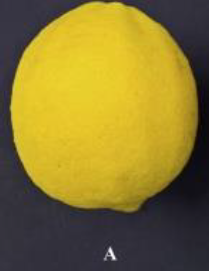
#> input picture Exercise_1/Question_5/LemonA.png, 209 x 271 px, found by its file name
$ python LemonDitection.py
#> lines starting #> are read from the running program, lines starting #| are printed output that depends on the picture; after the words box and inside, x2 and y2 are one past the last pixel; in counts of white or black regions, pixels touching at a corner belong together
import cv2
import numpy as np
import matplotlib.pyplot as plt
import os

def rgb_to_hsv_manual(r, g, b):
    """Tính HSV theo công thức chuẩn"""
    # Chuẩn hóa về [0,1]
    r, g, b = r/255.0, g/255.0, b/255.0

    # Tính V (Value)
    V = max(r, g, b)
    min_val = min(r, g, b)

    # Tính S (Saturation)
    if V != 0:
        S = (V - min_val) / V
    else:
        S = 0

    # Tính H (Hue)
    if V == min_val:  # Grayscale
        H = 0
    else:
        if V == r:  # Red is max
            H = 60 * (g - b) / (V - min_val)
        elif V == g:  # Green is max
            H = 120 + 60 * (b - r) / (V - min_val)
        else:  # Blue is max
            H = 240 + 60 * (r - g) / (V - min_val)

    # Đảm bảo H trong khoảng [0, 360)
    if H < 0:
        H += 360

    return H, S * 100, V * 100  # Trả về H(0-360), S(0-100), V(0-100)

def classify_lemon(img_path):
#> called with img_path = 'Exercise_1/Question_5/lemonA.png'
    img = cv2.imread(img_path)
#> img is the input picture: shape (271, 209, 3); mean B, G, R 46.5, 119.6, 137.1
    if img is None:
        print(f"Không thể đọc ảnh {img_path}")
        return None, None, None

    # Tạo mask để loại bỏ background
    hsv = cv2.cvtColor(img, cv2.COLOR_BGR2HSV)
#> hsv: shape (271, 209, 3); mean H, S, V 65.5, 140.2, 141
    mask = cv2.inRange(hsv, (0, 50, 50), (180, 255, 255))
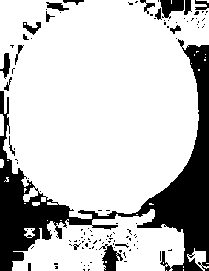
#> mask: shape (271, 209); 78% white; 118 black regions (98 under 20 px), largest, box (x1, y1, x2, y2) and area: (0, 39, 209, 271) 10574, (99, 244, 123, 271) 317, (160, 0, 184, 19) 296

    # Tính Hue theo công thức manual chuẩn
    img_rgb = cv2.cvtColor(img, cv2.COLOR_BGR2RGB)
    mask_rgb = mask > 0

    if np.sum(mask_rgb) > 0:
        mean_b = np.mean(img[mask_rgb][:, 0])  # Blue channel
#> mean_b = 46.35
        mean_g = np.mean(img[mask_rgb][:, 1])  # Green channel
#> mean_g = 142.3
        mean_r = np.mean(img[mask_rgb][:, 2])  # Red channel
#> mean_r = 164.2

        H, S, V = rgb_to_hsv_manual(mean_r, mean_g, mean_b)
#> in rgb_to_hsv_manual, `r, g, b = r/255.0, g/255.0, b/255.0`: r = 0.644; g = 0.558; b = 0.182
#> in rgb_to_hsv_manual, `V = max(r, g, b)`: V = 0.644
#> in rgb_to_hsv_manual, `min_val = min(r, g, b)`: min_val = 0.182
#> in rgb_to_hsv_manual, `S = (V - min_val) / V`: S = 0.718
#> in rgb_to_hsv_manual, `H = 60 * (g - b) / (V - min_val)`: H = 48.86
#> H = 48.86; S = 71.76; V = 64.37

        print(f"\n{img_path}")
        print(f"Mean RGB: R={mean_r:.1f}, G={mean_g:.1f}, B={mean_b:.1f}")
#| Mean RGB: R=164.2, G=142.3, B=46.4
        print(f"Manual Hue: {H:.2f}°")
#| Manual Hue: 48.86°
    else:
        H = 0
        print(f"No valid pixels found in mask for {img_path}")

    # Phân loại dựa trên Hue manual
    if 40 <= H <= 55:
        result = "Good (Yellow)"
    elif 56 < H <= 65:
        result = "Acceptable (Yellow-Green)"
    elif H > 65:
        result = "Bad (Green)"
    else:
        result = "Unknown"

    return img_rgb, result, H

# Danh sách ảnh
BASE_DIR = os.path.dirname(os.path.abspath(__file__))
images = [
    (os.path.join(BASE_DIR, "lemonA.png"), "Lemon A"),
    (os.path.join(BASE_DIR, "lemonB.png"), "Lemon B"),
    (os.path.join(BASE_DIR, "lemonC.png"), "Lemon C")
]

plt.figure(figsize=(12, 4))

for i, (path, name) in enumerate(images, 1):
    img, result, H = classify_lemon(path)
#> result = 'Good (Yellow)'; H = 48.86
    if img is not None:
        plt.subplot(1, 3, i)
        plt.imshow(img)
        plt.title(f"{name}\n{result}\nHue={H:.2f}°")
        plt.axis("off")
#> pass 2 of the loop `for i, (path, name) in enumerate(images, 1):`:
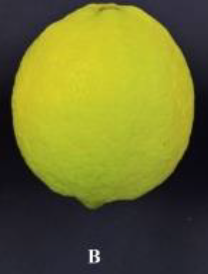
#> input picture Exercise_1/Question_5/LemonB.png, 208 x 274 px, found by its file name
#> in classify_lemon, img is the input picture: shape (274, 208, 3); mean B, G, R 43.2, 110.4, 109.1
#> hsv: shape (274, 208, 3); mean H, S, V 71.6, 134, 116.3
#> in classify_lemon (call 2), `mask = cv2.inRange(hsv, (0, 50, 50), (180, 255, 255))`:
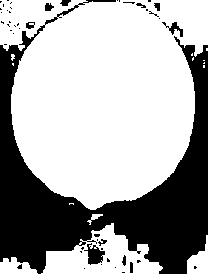
#> mask: shape (274, 208); 66.5% white; 49 black regions (38 under 20 px), largest, box (x1, y1, x2, y2) and area: (0, 0, 208, 274) 18268, (84, 243, 105, 265) 247, (162, 22, 183, 37) 108
#> img_rgb: shape (274, 208, 3)
#> mean_b = 46.94
#> mean_g = 151.5
#> mean_r = 149.2
#> in classify_lemon (call 2), `H, S, V = rgb_to_hsv_manual(mean_r, mean_g, mean_b)`: H = 61.34; S = 69.02; V = 59.41
#| Mean RGB: R=149.2, G=151.5, B=46.9
#| Manual Hue: 61.34°
#> `img, result, H = classify_lemon(path)`: result = 'Acceptable (Yellow-Green)'; H = 61.34
#> pass 3 of the loop `for i, (path, name) in enumerate(images, 1):`:
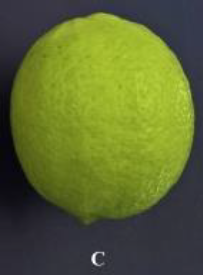
#> input picture Exercise_1/Question_5/LemonC.png, 203 x 275 px, found by its file name
#> in classify_lemon, img is the input picture: shape (275, 203, 3); mean B, G, R 47.5, 104.4, 93
#> hsv: shape (275, 203, 3); mean H, S, V 70.8, 128.3, 109.1
#> in classify_lemon (call 3), `mask = cv2.inRange(hsv, (0, 50, 50), (180, 255, 255))`:
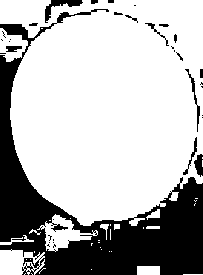
#> mask: shape (275, 203); 71.9% white; 35 black regions (21 under 20 px), largest, box (x1, y1, x2, y2) and area: (0, 9, 203, 275) 14643, (45, 0, 83, 23) 261, (185, 69, 200, 132) 143
#> img_rgb: shape (275, 203, 3)
#> mean_b = 45.82
#> mean_g = 127.9
#> mean_r = 112.2
#> in classify_lemon (call 3), `H, S, V = rgb_to_hsv_manual(mean_r, mean_g, mean_b)`: H = 71.45; S = 64.17; V = 50.16
#| Mean RGB: R=112.2, G=127.9, B=45.8
#| Manual Hue: 71.45°
#> `img, result, H = classify_lemon(path)`: result = 'Bad (Green)'; H = 71.45

plt.tight_layout()
plt.show()
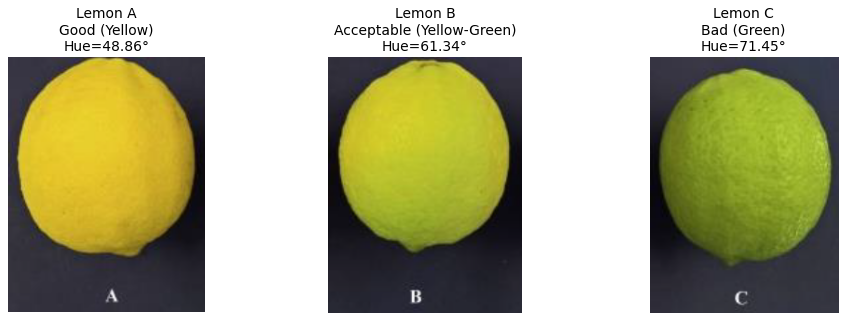
#> figure drawn by matplotlib, 3 panels
